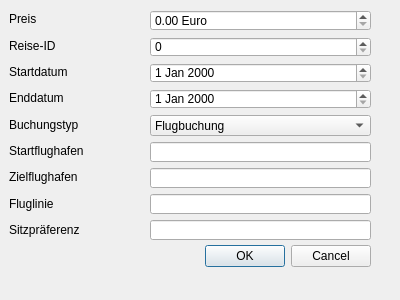
<?xml version="1.0" encoding="UTF-8"?>
<ui version="4.0">
 <class>NewBookingDialog</class>
 <widget class="QDialog" name="NewBookingDialog">
  <property name="geometry">
   <rect>
    <x>0</x>
    <y>0</y>
    <width>400</width>
    <height>300</height>
   </rect>
  </property>
  <property name="windowTitle">
   <string>Dialog</string>
  </property>
  <widget class="QDialogButtonBox" name="buttonBox">
   <property name="geometry">
    <rect>
     <x>30</x>
     <y>240</y>
     <width>341</width>
     <height>32</height>
    </rect>
   </property>
   <property name="orientation">
    <enum>Qt::Horizontal</enum>
   </property>
   <property name="standardButtons">
    <set>QDialogButtonBox::Cancel|QDialogButtonBox::Ok</set>
   </property>
  </widget>
  <widget class="QWidget" name="verticalLayoutWidget">
   <property name="geometry">
    <rect>
     <x>150</x>
     <y>10</y>
     <width>221</width>
     <height>230</height>
    </rect>
   </property>
   <layout class="QVBoxLayout" name="verticalLayout">
    <item>
     <widget class="QDoubleSpinBox" name="input_price">
      <property name="suffix">
       <string> Euro</string>
      </property>
     </widget>
    </item>
    <item>
     <widget class="QSpinBox" name="reise_id_input"/>
    </item>
    <item>
     <widget class="QDateEdit" name="fromDate_input"/>
    </item>
    <item>
     <widget class="QDateEdit" name="to_date_input"/>
    </item>
    <item>
     <widget class="QComboBox" name="comboBox">
      <item>
       <property name="text">
        <string>Flugbuchung</string>
       </property>
      </item>
      <item>
       <property name="text">
        <string>Hotelbuchung</string>
       </property>
      </item>
      <item>
       <property name="text">
        <string>Autoreservierung</string>
       </property>
      </item>
     </widget>
    </item>
    <item>
     <widget class="QLineEdit" name="change_box1"/>
    </item>
    <item>
     <widget class="QLineEdit" name="change_box2"/>
    </item>
    <item>
     <widget class="QLineEdit" name="change_box3"/>
    </item>
    <item>
     <widget class="QLineEdit" name="change_box3_2"/>
    </item>
   </layout>
  </widget>
  <widget class="QWidget" name="verticalLayoutWidget_2">
   <property name="geometry">
    <rect>
     <x>9</x>
     <y>9</y>
     <width>141</width>
     <height>231</height>
    </rect>
   </property>
   <layout class="QVBoxLayout" name="verticalLayout_2">
    <item>
     <widget class="QLabel" name="label">
      <property name="text">
       <string>Preis</string>
      </property>
     </widget>
    </item>
    <item>
     <widget class="QLabel" name="label_2">
      <property name="text">
       <string>Reise-ID</string>
      </property>
     </widget>
    </item>
    <item>
     <widget class="QLabel" name="label_4">
      <property name="text">
       <string>Startdatum</string>
      </property>
     </widget>
    </item>
    <item>
     <widget class="QLabel" name="label_3">
      <property name="text">
       <string>Enddatum</string>
      </property>
     </widget>
    </item>
    <item>
     <widget class="QLabel" name="label_6">
      <property name="text">
       <string>Buchungstyp</string>
      </property>
     </widget>
    </item>
    <item>
     <widget class="QLabel" name="change_label1">
      <property name="text">
       <string>Startflughafen</string>
      </property>
     </widget>
    </item>
    <item>
     <widget class="QLabel" name="change_label2">
      <property name="text">
       <string>Zielflughafen</string>
      </property>
     </widget>
    </item>
    <item>
     <widget class="QLabel" name="change_label3">
      <property name="text">
       <string>Fluglinie</string>
      </property>
     </widget>
    </item>
    <item>
     <widget class="QLabel" name="change_label4">
      <property name="text">
       <string>Sitzpräferenz</string>
      </property>
     </widget>
    </item>
   </layout>
  </widget>
 </widget>
 <resources/>
 <connections>
  <connection>
   <sender>buttonBox</sender>
   <signal>accepted()</signal>
   <receiver>NewBookingDialog</receiver>
   <slot>accept()</slot>
   <hints>
    <hint type="sourcelabel">
     <x>248</x>
     <y>254</y>
    </hint>
    <hint type="destinationlabel">
     <x>157</x>
     <y>274</y>
    </hint>
   </hints>
  </connection>
  <connection>
   <sender>buttonBox</sender>
   <signal>rejected()</signal>
   <receiver>NewBookingDialog</receiver>
   <slot>reject()</slot>
   <hints>
    <hint type="sourcelabel">
     <x>316</x>
     <y>260</y>
    </hint>
    <hint type="destinationlabel">
     <x>286</x>
     <y>274</y>
    </hint>
   </hints>
  </connection>
 </connections>
</ui>
